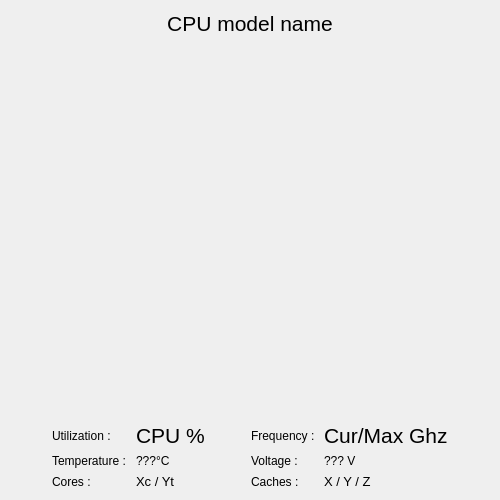
<?xml version="1.0" encoding="UTF-8"?>
<ui version="4.0">
 <class>CPUTab</class>
 <widget class="QWidget" name="CPUTab">
  <property name="geometry">
   <rect>
    <x>0</x>
    <y>0</y>
    <width>500</width>
    <height>500</height>
   </rect>
  </property>
  <property name="windowTitle">
   <string>Form</string>
  </property>
  <layout class="QVBoxLayout" name="verticalLayout">
   <item>
    <widget class="QLabel" name="cpuName">
     <property name="font">
      <font>
       <pointsize>16</pointsize>
      </font>
     </property>
     <property name="text">
      <string>CPU model name</string>
     </property>
     <property name="textFormat">
      <enum>Qt::PlainText</enum>
     </property>
     <property name="alignment">
      <set>Qt::AlignCenter</set>
     </property>
    </widget>
   </item>
   <item>
    <widget class="QWidget" name="chartsContainer" native="true">
     <property name="sizePolicy">
      <sizepolicy hsizetype="Expanding" vsizetype="Expanding">
       <horstretch>0</horstretch>
       <verstretch>0</verstretch>
      </sizepolicy>
     </property>
     <layout class="QGridLayout" name="chartsLayout"/>
    </widget>
   </item>
   <item>
    <layout class="QGridLayout" name="gridLayout">
     <item row="1" column="3" rowspan="3">
      <spacer name="horizontalSpacer_3">
       <property name="orientation">
        <enum>Qt::Horizontal</enum>
       </property>
       <property name="sizeHint" stdset="0">
        <size>
         <width>40</width>
         <height>20</height>
        </size>
       </property>
      </spacer>
     </item>
     <item row="1" column="1">
      <widget class="QLabel" name="label">
       <property name="sizePolicy">
        <sizepolicy hsizetype="Maximum" vsizetype="Preferred">
         <horstretch>0</horstretch>
         <verstretch>0</verstretch>
        </sizepolicy>
       </property>
       <property name="text">
        <string>Utilization : </string>
       </property>
      </widget>
     </item>
     <item row="1" column="6" rowspan="3">
      <spacer name="horizontalSpacer_2">
       <property name="orientation">
        <enum>Qt::Horizontal</enum>
       </property>
       <property name="sizeHint" stdset="0">
        <size>
         <width>40</width>
         <height>20</height>
        </size>
       </property>
      </spacer>
     </item>
     <item row="1" column="2">
      <widget class="QLabel" name="cpuPercents">
       <property name="font">
        <font>
         <pointsize>16</pointsize>
        </font>
       </property>
       <property name="text">
        <string>CPU %</string>
       </property>
      </widget>
     </item>
     <item row="3" column="2">
      <widget class="QLabel" name="cores">
       <property name="font">
        <font>
         <pointsize>10</pointsize>
        </font>
       </property>
       <property name="text">
        <string>Xc / Yt</string>
       </property>
      </widget>
     </item>
     <item row="3" column="5">
      <widget class="QLabel" name="caches">
       <property name="font">
        <font>
         <pointsize>10</pointsize>
        </font>
       </property>
       <property name="text">
        <string>X / Y / Z</string>
       </property>
      </widget>
     </item>
     <item row="1" column="4">
      <widget class="QLabel" name="label_2">
       <property name="sizePolicy">
        <sizepolicy hsizetype="Maximum" vsizetype="Preferred">
         <horstretch>0</horstretch>
         <verstretch>0</verstretch>
        </sizepolicy>
       </property>
       <property name="text">
        <string>Frequency : </string>
       </property>
      </widget>
     </item>
     <item row="1" column="0" rowspan="3">
      <spacer name="horizontalSpacer">
       <property name="orientation">
        <enum>Qt::Horizontal</enum>
       </property>
       <property name="sizeHint" stdset="0">
        <size>
         <width>40</width>
         <height>20</height>
        </size>
       </property>
      </spacer>
     </item>
     <item row="3" column="1">
      <widget class="QLabel" name="label_3">
       <property name="sizePolicy">
        <sizepolicy hsizetype="Maximum" vsizetype="Preferred">
         <horstretch>0</horstretch>
         <verstretch>0</verstretch>
        </sizepolicy>
       </property>
       <property name="text">
        <string>Cores : </string>
       </property>
      </widget>
     </item>
     <item row="1" column="5">
      <widget class="QLabel" name="cpuFreq">
       <property name="font">
        <font>
         <pointsize>16</pointsize>
        </font>
       </property>
       <property name="text">
        <string>Cur/Max Ghz</string>
       </property>
      </widget>
     </item>
     <item row="3" column="4">
      <widget class="QLabel" name="label_5">
       <property name="sizePolicy">
        <sizepolicy hsizetype="Maximum" vsizetype="Preferred">
         <horstretch>0</horstretch>
         <verstretch>0</verstretch>
        </sizepolicy>
       </property>
       <property name="text">
        <string>Caches : </string>
       </property>
      </widget>
     </item>
     <item row="2" column="1">
      <widget class="QLabel" name="label_7">
       <property name="text">
        <string>Temperature : </string>
       </property>
      </widget>
     </item>
     <item row="2" column="2">
      <widget class="QLabel" name="temperature">
       <property name="text">
        <string>???°C</string>
       </property>
      </widget>
     </item>
     <item row="2" column="4">
      <widget class="QLabel" name="label_9">
       <property name="text">
        <string>Voltage : </string>
       </property>
      </widget>
     </item>
     <item row="2" column="5">
      <widget class="QLabel" name="voltage">
       <property name="text">
        <string>??? V</string>
       </property>
      </widget>
     </item>
    </layout>
   </item>
  </layout>
 </widget>
 <resources/>
 <connections/>
</ui>
